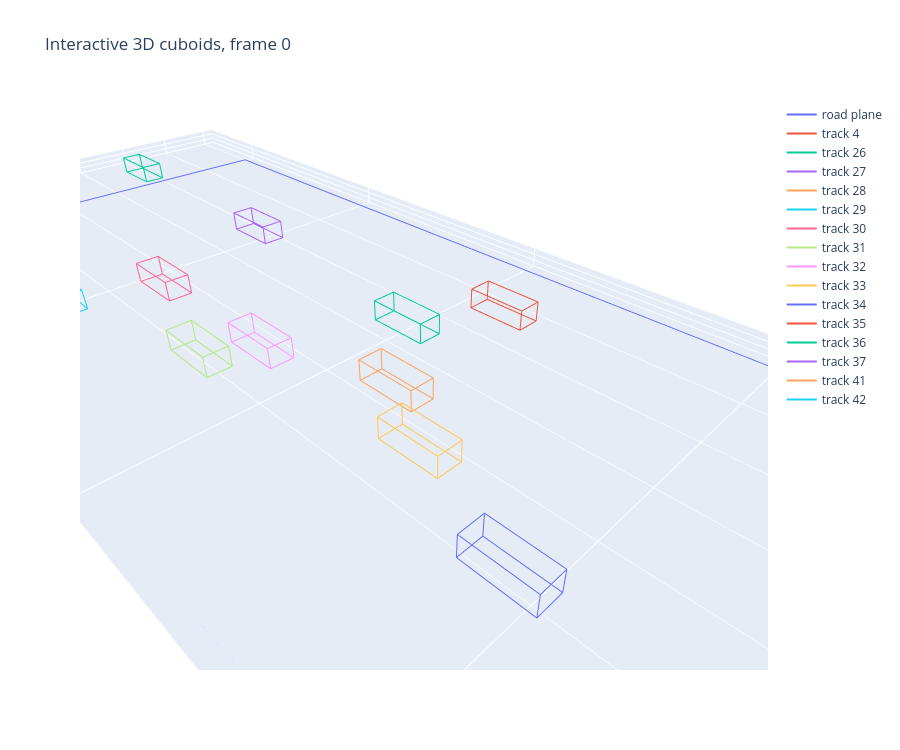

Source (notebook cell):
### Code cell
#@title 8. Interactive Plotly 3D scene for one frame

PLOTLY_FRAME_ID = int(frames_use[0]) if frames_use else 0 #@param {type:'integer'}

fdf = cuboids_norm[cuboids_norm['frame_id'] == PLOTLY_FRAME_ID]
fig = go.Figure()

fig.add_trace(go.Scatter3d(
    x=[xlim[0], xlim[1], xlim[1], xlim[0], xlim[0]],
    y=[ylim[0], ylim[0], ylim[1], ylim[1], ylim[0]],
    z=[0, 0, 0, 0, 0],
    mode='lines',
    name='road plane'
))

for _, r in fdf.iterrows():
    verts = cuboid_vertices(float(r['center_x_m']), float(r['center_y_m']), float(r['length_m']), float(r['width_m']), float(r['height_m']), float(r['yaw_rad']) if np.isfinite(r['yaw_rad']) else 0.0)
    edge_x = []
    edge_y = []
    edge_z = []
    for a, b in cuboid_edges():
        edge_x += [verts[a, 0], verts[b, 0], None]
        edge_y += [verts[a, 1], verts[b, 1], None]
        edge_z += [verts[a, 2], verts[b, 2], None]

    fig.add_trace(go.Scatter3d(
        x=edge_x,
        y=edge_y,
        z=edge_z,
        mode='lines',
        name=f"track {int(r['track_id'])}"
    ))

fig.update_layout(
    title=f'Interactive 3D cuboids, frame {PLOTLY_FRAME_ID}',
    scene=dict(xaxis_title='X meters', yaxis_title='Y meters', zaxis_title='Z meters', aspectmode='data'),
    width=900,
    height=750
)
fig.show()

plotly_html_path = NB05_DIR / f'interactive_scene_frame_{PLOTLY_FRAME_ID:06d}.html'
fig.write_html(plotly_html_path)
print('Saved interactive HTML:', plotly_html_path)

### Figure 1 — Plotly figure (JSON) as saved in the notebook; plotly's stock layout.template omitted (floating-point values rounded to 4 significant figures)
{"data": [{"mode": "lines", "name": "road plane", "type": "scatter3d", "x": [0, 35.29, 35.29, 0, 0], "y": [0, 0, 98.0, 98.0, 0], "z": [0, 0, 0, 0, 0]}, {"mode": "lines", "name": "track 4", "type": "scatter3d", "x": [27.5, 27.5, null, 27.5, 25.7, null, 25.7, 25.7, null, 25.7, 27.5, null, 27.5, 27.5, null, 27.5, 25.7, null, 25.7, 25.7, null, 25.7, 27.5, null, 27.5, 27.5, null, 27.5, 27.5, null, 25.7, 25.7, null, 25.7, 25.7, null], "y": [2.742, 7.242, null, 7.242, 7.242, null, 7.242, 2.742, null, 2.742, 2.742, null, 2.742, 7.242, null, 7.242, 7.242, null, 7.242, 2.742, null, 2.742, 2.742, null, 2.742, 2.742, null, 7.242, 7.242, null, 7.242, 7.242, null, 2.742, 2.742, null], "z": [0, 0, null, 0, 0, null, 0, 0, null, 0, 0, null, 1.5, 1.5, null, 1.5, 1.5, null, 1.5, 1.5, null, 1.5, 1.5, null, 0, 1.5, null, 0, 1.5, null, 0, 1.5, null, 0, 1.5, null]}, {"mode": "lines", "name": "track 26", "type": "scatter3d", "x": [9.587, 9.587, null, 9.587, 11.39, null, 11.39, 11.39, null, 11.39, 9.587, null, 9.587, 9.587, null, 9.587, 11.39, null, 11.39, 11.39, null, 11.39, 9.587, null, 9.587, 9.587, null, 9.587, 9.587, null, 11.39, 11.39, null, 11.39, 11.39, null], "y": [-0.9095, -5.41, null, -5.41, -5.41, null, -5.41, -0.9095, null, -0.9095, -0.9095, null, -0.9095, -5.41, null, -5.41, -5.41, null, -5.41, -0.9095, null, -0.9095, -0.9095, null, -0.9095, -0.9095, null, -5.41, -5.41, null, -5.41, -5.41, null, -0.9095, -0.9095, null], "z": [0, 0, null, 0, 0, null, 0, 0, null, 0, 0, null, 1.5, 1.5, null, 1.5, 1.5, null, 1.5, 1.5, null, 1.5, 1.5, null, 0, 1.5, null, 0, 1.5, null, 0, 1.5, null, 0, 1.5, null]}, {"mode": "lines", "name": "track 27", "type": "scatter3d", "x": [22.49, 22.49, null, 22.49, 20.69, null, 20.69, 20.69, null, 20.69, 22.49, null, 22.49, 22.49, null, 22.49, 20.69, null, 20.69, 20.69, null, 20.69, 22.49, null, 22.49, 22.49, null, 22.49, 22.49, null, 20.69, 20.69, null, 20.69, 20.69, null], "y": [-0.696, 3.804, null, 3.804, 3.804, null, 3.804, -0.696, null, -0.696, -0.696, null, -0.696, 3.804, null, 3.804, 3.804, null, 3.804, -0.696, null, -0.696, -0.696, null, -0.696, -0.696, null, 3.804, 3.804, null, 3.804, 3.804, null, -0.696, -0.696, null], "z": [0, 0, null, 0, 0, null, 0, 0, null, 0, 0, null, 1.5, 1.5, null, 1.5, 1.5, null, 1.5, 1.5, null, 1.5, 1.5, null, 0, 1.5, null, 0, 1.5, null, 0, 1.5, null, 0, 1.5, null]}, {"mode": "lines", "name": "track 28", "type": "scatter3d", "x": [29.0, 29.0, null, 29.0, 27.2, null, 27.2, 27.2, null, 27.2, 29.0, null, 29.0, 29.0, null, 29.0, 27.2, null, 27.2, 27.2, null, 27.2, 29.0, null, 29.0, 29.0, null, 29.0, 29.0, null, 27.2, 27.2, null, 27.2, 27.2, null], "y": [7.743, 12.24, null, 12.24, 12.24, null, 12.24, 7.743, null, 7.743, 7.743, null, 7.743, 12.24, null, 12.24, 12.24, null, 12.24, 7.743, null, 7.743, 7.743, null, 7.743, 7.743, null, 12.24, 12.24, null, 12.24, 12.24, null, 7.743, 7.743, null], "z": [0, 0, null, 0, 0, null, 0, 0, null, 0, 0, null, 1.5, 1.5, null, 1.5, 1.5, null, 1.5, 1.5, null, 1.5, 1.5, null, 0, 1.5, null, 0, 1.5, null, 0, 1.5, null, 0, 1.5, null]}, {"mode": "lines", "name": "track 29", "type": "scatter3d", "x": [29.11, 29.11, null, 29.11, 27.31, null, 27.31, 27.31, null, 27.31, 29.11, null, 29.11, 29.11, null, 29.11, 27.31, null, 27.31, 27.31, null, 27.31, 29.11, null, 29.11, 29.11, null, 29.11, 29.11, null, 27.31, 27.31, null, 27.31, 27.31, null], "y": [17.16, 21.66, null, 21.66, 21.66, null, 21.66, 17.16, null, 17.16, 17.16, null, 17.16, 21.66, null, 21.66, 21.66, null, 21.66, 17.16, null, 17.16, 17.16, null, 17.16, 17.16, null, 21.66, 21.66, null, 21.66, 21.66, null, 17.16, 17.16, null], "z": [0, 0, null, 0, 0, null, 0, 0, null, 0, 0, null, 1.5, 1.5, null, 1.5, 1.5, null, 1.5, 1.5, null, 1.5, 1.5, null, 0, 1.5, null, 0, 1.5, null, 0, 1.5, null, 0, 1.5, null]}, {"mode": "lines", "name": "track 30", "type": "scatter3d", "x": [22.55, 22.55, null, 22.55, 20.75, null, 20.75, 20.75, null, 20.75, 22.55, null, 22.55, 22.55, null, 22.55, 20.75, null, 20.75, 20.75, null, 20.75, 22.55, null, 22.55, 22.55, null, 22.55, 22.55, null, 20.75, 20.75, null, 20.75, 20.75, null], "y": [20.26, 24.76, null, 24.76, 24.76, null, 24.76, 20.26, null, 20.26, 20.26, null, 20.26, 24.76, null, 24.76, 24.76, null, 24.76, 20.26, null, 20.26, 20.26, null, 20.26, 20.26, null, 24.76, 24.76, null, 24.76, 24.76, null, 20.26, 20.26, null], "z": [0, 0, null, 0, 0, null, 0, 0, null, 0, 0, null, 1.5, 1.5, null, 1.5, 1.5, null, 1.5, 1.5, null, 1.5, 1.5, null, 0, 1.5, null, 0, 1.5, null, 0, 1.5, null, 0, 1.5, null]}, {"mode": "lines", "name": "track 31", "type": "scatter3d", "x": [25.81, 25.81, null, 25.81, 24.01, null, 24.01, 24.01, null, 24.01, 25.81, null, 25.81, 25.81, null, 25.81, 24.01, null, 24.01, 24.01, null, 24.01, 25.81, null, 25.81, 25.81, null, 25.81, 25.81, null, 24.01, 24.01, null, 24.01, 24.01, null], "y": [31.02, 35.52, null, 35.52, 35.52, null, 35.52, 31.02, null, 31.02, 31.02, null, 31.02, 35.52, null, 35.52, 35.52, null, 35.52, 31.02, null, 31.02, 31.02, null, 31.02, 31.02, null, 35.52, 35.52, null, 35.52, 35.52, null, 31.02, 31.02, null], "z": [0, 0, null, 0, 0, null, 0, 0, null, 0, 0, null, 1.5, 1.5, null, 1.5, 1.5, null, 1.5, 1.5, null, 1.5, 1.5, null, 0, 1.5, null, 0, 1.5, null, 0, 1.5, null, 0, 1.5, null]}, {"mode": "lines", "name": "track 32", "type": "scatter3d", "x": [22.46, 22.46, null, 22.46, 20.66, null, 20.66, 20.66, null, 20.66, 22.46, null, 22.46, 22.46, null, 22.46, 20.66, null, 20.66, 20.66, null, 20.66, 22.46, null, 22.46, 22.46, null, 22.46, 22.46, null, 20.66, 20.66, null, 20.66, 20.66, null], "y": [32.97, 37.47, null, 37.47, 37.47, null, 37.47, 32.97, null, 32.97, 32.97, null, 32.97, 37.47, null, 37.47, 37.47, null, 37.47, 32.97, null, 32.97, 32.97, null, 32.97, 32.97, null, 37.47, 37.47, null, 37.47, 37.47, null, 32.97, 32.97, null], "z": [0, 0, null, 0, 0, null, 0, 0, null, 0, 0, null, 1.5, 1.5, null, 1.5, 1.5, null, 1.5, 1.5, null, 1.5, 1.5, null, 0, 1.5, null, 0, 1.5, null, 0, 1.5, null, 0, 1.5, null]}, {"mode": "lines", "name": "track 33", "type": "scatter3d", "x": [22.25, 22.25, null, 22.25, 20.45, null, 20.45, 20.45, null, 20.45, 22.25, null, 22.25, 22.25, null, 22.25, 20.45, null, 20.45, 20.45, null, 20.45, 22.25, null, 22.25, 22.25, null, 22.25, 22.25, null, 20.45, 20.45, null, 20.45, 20.45, null], "y": [47.38, 51.88, null, 51.88, 51.88, null, 51.88, 47.38, null, 47.38, 47.38, null, 47.38, 51.88, null, 51.88, 51.88, null, 51.88, 47.38, null, 47.38, 47.38, null, 47.38, 47.38, null, 51.88, 51.88, null, 51.88, 51.88, null, 47.38, 47.38, null], "z": [0, 0, null, 0, 0, null, 0, 0, null, 0, 0, null, 1.5, 1.5, null, 1.5, 1.5, null, 1.5, 1.5, null, 1.5, 1.5, null, 0, 1.5, null, 0, 1.5, null, 0, 1.5, null, 0, 1.5, null]}, {"mode": "lines", "name": "track 34", "type": "scatter3d", "x": [25.35, 25.35, null, 25.35, 23.55, null, 23.55, 23.55, null, 23.55, 25.35, null, 25.35, 25.35, null, 25.35, 23.55, null, 23.55, 23.55, null, 23.55, 25.35, null, 25.35, 25.35, null, 25.35, 25.35, null, 23.55, 23.55, null, 23.55, 23.55, null], "y": [56.06, 60.56, null, 60.56, 60.56, null, 60.56, 56.06, null, 56.06, 56.06, null, 56.06, 60.56, null, 60.56, 60.56, null, 60.56, 56.06, null, 56.06, 56.06, null, 56.06, 56.06, null, 60.56, 60.56, null, 60.56, 60.56, null, 56.06, 56.06, null], "z": [0, 0, null, 0, 0, null, 0, 0, null, 0, 0, null, 1.5, 1.5, null, 1.5, 1.5, null, 1.5, 1.5, null, 1.5, 1.5, null, 0, 1.5, null, 0, 1.5, null, 0, 1.5, null, 0, 1.5, null]}, {"mode": "lines", "name": "track 35", "type": "scatter3d", "x": [5.851, 5.851, null, 5.851, 7.651, null, 7.651, 7.651, null, 7.651, 5.851, null, 5.851, 5.851, null, 5.851, 7.651, null, 7.651, 7.651, null, 7.651, 5.851, null, 5.851, 5.851, null, 5.851, 5.851, null, 7.651, 7.651, null, 7.651, 7.651, null], "y": [45.6, 41.1, null, 41.1, 41.1, null, 41.1, 45.6, null, 45.6, 45.6, null, 45.6, 41.1, null, 41.1, 41.1, null, 41.1, 45.6, null, 45.6, 45.6, null, 45.6, 45.6, null, 41.1, 41.1, null, 41.1, 41.1, null, 45.6, 45.6, null], "z": [0, 0, null, 0, 0, null, 0, 0, null, 0, 0, null, 1.5, 1.5, null, 1.5, 1.5, null, 1.5, 1.5, null, 1.5, 1.5, null, 0, 1.5, null, 0, 1.5, null, 0, 1.5, null, 0, 1.5, null]}, {"mode": "lines", "name": "track 36", "type": "scatter3d", "x": [11.9, 11.9, null, 11.9, 13.7, null, 13.7, 13.7, null, 13.7, 11.9, null, 11.9, 11.9, null, 11.9, 13.7, null, 13.7, 13.7, null, 13.7, 11.9, null, 11.9, 11.9, null, 11.9, 11.9, null, 13.7, 13.7, null, 13.7, 13.7, null], "y": [42.02, 37.52, null, 37.52, 37.52, null, 37.52, 42.02, null, 42.02, 42.02, null, 42.02, 37.52, null, 37.52, 37.52, null, 37.52, 42.02, null, 42.02, 42.02, null, 42.02, 42.02, null, 37.52, 37.52, null, 37.52, 37.52, null, 42.02, 42.02, null], "z": [0, 0, null, 0, 0, null, 0, 0, null, 0, 0, null, 1.5, 1.5, null, 1.5, 1.5, null, 1.5, 1.5, null, 1.5, 1.5, null, 0, 1.5, null, 0, 1.5, null, 0, 1.5, null, 0, 1.5, null]}, {"mode": "lines", "name": "track 37", "type": "scatter3d", "x": [9.865, 9.865, null, 9.865, 11.66, null, 11.66, 11.66, null, 11.66, 9.865, null, 9.865, 9.865, null, 9.865, 11.66, null, 11.66, 11.66, null, 11.66, 9.865, null, 9.865, 9.865, null, 9.865, 9.865, null, 11.66, 11.66, null, 11.66, 11.66, null], "y": [21.08, 16.58, null, 16.58, 16.58, null, 16.58, 21.08, null, 21.08, 21.08, null, 21.08, 16.58, null, 16.58, 16.58, null, 16.58, 21.08, null, 21.08, 21.08, null, 21.08, 21.08, null, 16.58, 16.58, null, 16.58, 16.58, null, 21.08, 21.08, null], "z": [0, 0, null, 0, 0, null, 0, 0, null, 0, 0, null, 1.5, 1.5, null, 1.5, 1.5, null, 1.5, 1.5, null, 1.5, 1.5, null, 0, 1.5, null, 0, 1.5, null, 0, 1.5, null, 0, 1.5, null]}, {"mode": "lines", "name": "track 41", "type": "scatter3d", "x": [19.31, 19.31, null, 19.31, 17.51, null, 17.51, 17.51, null, 17.51, 19.31, null, 19.31, 19.31, null, 19.31, 17.51, null, 17.51, 17.51, null, 17.51, 19.31, null, 19.31, 19.31, null, 19.31, 19.31, null, 17.51, 17.51, null, 17.51, 17.51, null], "y": [42.43, 46.93, null, 46.93, 46.93, null, 46.93, 42.43, null, 42.43, 42.43, null, 42.43, 46.93, null, 46.93, 46.93, null, 46.93, 42.43, null, 42.43, 42.43, null, 42.43, 42.43, null, 46.93, 46.93, null, 46.93, 46.93, null, 42.43, 42.43, null], "z": [0, 0, null, 0, 0, null, 0, 0, null, 0, 0, null, 1.5, 1.5, null, 1.5, 1.5, null, 1.5, 1.5, null, 1.5, 1.5, null, 0, 1.5, null, 0, 1.5, null, 0, 1.5, null, 0, 1.5, null]}, {"mode": "lines", "name": "track 42", "type": "scatter3d", "x": [15.72, 15.72, null, 15.72, 13.92, null, 13.92, 13.92, null, 13.92, 15.72, null, 15.72, 15.72, null, 15.72, 13.92, null, 13.92, 13.92, null, 13.92, 15.72, null, 15.72, 15.72, null, 15.72, 15.72, null, 13.92, 13.92, null, 13.92, 13.92, null], "y": [80.35, 84.85, null, 84.85, 84.85, null, 84.85, 80.35, null, 80.35, 80.35, null, 80.35, 84.85, null, 84.85, 84.85, null, 84.85, 80.35, null, 80.35, 80.35, null, 80.35, 80.35, null, 84.85, 84.85, null, 84.85, 84.85, null, 80.35, 80.35, null], "z": [0, 0, null, 0, 0, null, 0, 0, null, 0, 0, null, 1.5, 1.5, null, 1.5, 1.5, null, 1.5, 1.5, null, 1.5, 1.5, null, 0, 1.5, null, 0, 1.5, null, 0, 1.5, null, 0, 1.5, null]}], "layout": {"height": 750, "scene": {"aspectmode": "data", "aspectratio": {"x": 2.002, "y": 5.868, "z": 0.08512}, "xaxis": {"title": {"text": "X meters"}, "type": "linear"}, "yaxis": {"title": {"text": "Y meters"}, "type": "linear"}, "zaxis": {"title": {"text": "Z meters"}, "type": "linear"}}, "title": {"text": "Interactive 3D cuboids, frame 0"}, "width": 900}}
